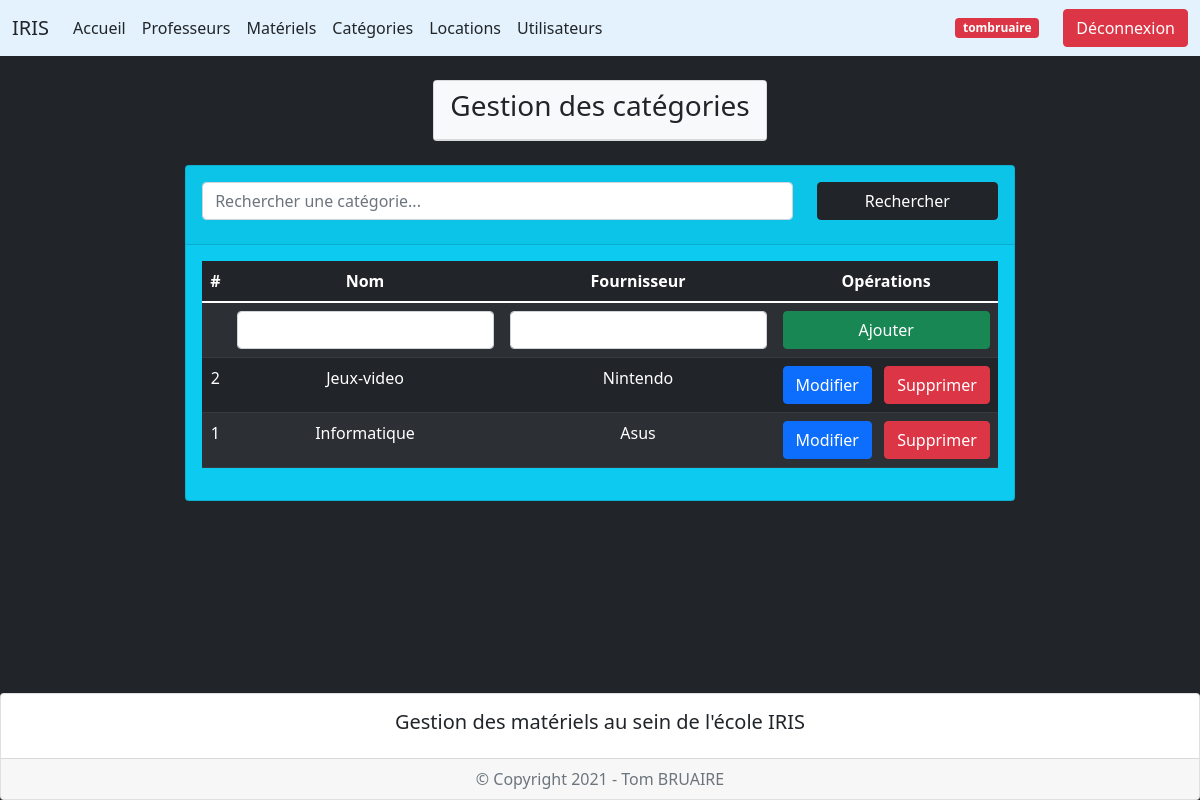
/index.php?page=3 (signed in), run on the app's committed database.
### tables this page shows
create table categories (
    idcategorie int(3) not null auto_increment,
    libellecategorie varchar(50),
    fournisseurcategorie varchar(50),
    primary key (idcategorie)
);

### controleur/config_db.php (called while the page is built)
<?php
$server = "localhost";
$bdd = "iris";
$user = "root";
$mdp = "";
?>

### controleur/controleur.class.php (called while the page is built, shortened)
<?php
require_once("modele/modele.class.php");
class Controleur {
    private $unModele;
    public function __construct($server, $bdd, $user, $mdp) {
        $this->unModele = new Modele($server, $bdd, $user, $mdp);
    }
    public function setTable($uneTable) {
        $this->unModele->setTable($uneTable);
    }
    public function selectAll($chaine = "*", $orderby) {
        return $this->unModele->selectAll($chaine, $orderby);
    }
}
?>

### vue/vue_categories.php (the view, shortened to what this page needs)
<div class="container mt-4 mb-5">
    <div class="row d-flex justify-content-center">
        <div class="col-auto">
            <div class="card bg-info">
                <div class="card-header">
                    <form method="post" action="" class="mt-2">
                        <div class="row mb-3">
                            <div class="col-9">
                                    <input type="search" name="mot" id="mot" placeholder="Rechercher une catégorie..." class="form-control">
                            </div>
                            <div class="col-3">
                                <button type="submit" name="Rechercher" class="btn btn-dark w-100">Rechercher</button>
                            </div>
                        </div>
                    </form>
                </div>
                <div class="card-body">
                    <div class="table-responsive">
                        <table class="table table-dark table-striped text-center">
                            <thead>
                                <tr>
                                    <th scope="col">#</th>
                                    <th scope="col">Nom</th>
                                    <th scope="col">Fournisseur</th>
                                    <?php if (isset($_SESSION['lvl']) && $_SESSION['lvl'] == 2) { ?>
                                    <th scole="col">Opérations</th>
                                    <?php } ?>
                                </tr>
                            </thead>
                            <tbody>
                                 <?php if (isset($_SESSION['lvl']) && $_SESSION['lvl'] == 2) { ?>
                                    <form method="post" action="">
                                        <tr>
                                            <td></td>
                                            <td><input type="text" name="libellecategorie" id="libelle" class="form-control" value="<?= ($laCategorie != null ? $laCategorie['libellecategorie'] : null); ?>"></td>
                                            <td><input type="text" name="fournisseurcategorie" id="fournisseur" class="form-control" value="<?= ($laCategorie != null ? $laCategorie['fournisseurcategorie'] : null); ?>"></td>
                                            <td>
                                                <button type="submit" <?= ($laCategorie != null ? 'name="subeditcategorie"' : 'name="subaddcategorie"'); ?> class="btn <?= ($laCategorie != null ? 'btn-primary' : 'btn-success w-100'); ?>"><?= ($laCategorie != null ? "Modifier" : "Ajouter"); ?></button>
                                            </td>
                                        </tr>
                                    </form>
                                 <?php } ?>
                            <?php foreach ($lesCategories as $uneCategorie) { ?>
                                <tr>
                                    <td><?= $uneCategorie['idcategorie']; ?></td>
                                    <td><?= $uneCategorie['libellecategorie']; ?></td>
                                    <td><?= $uneCategorie['fournisseurcategorie']; ?></td>
                                    <?php if (isset($_SESSION['lvl']) && $_SESSION['lvl'] == 2) { ?>
                                    <td>
                                        <a href="index.php?page=3&action=edit&idcategorie=<?= $uneCategorie['idcategorie']; ?>" class="btn btn-primary me-2">Modifier</a>
                                        <a href="index.php?page=3&action=sup&idcategorie=<?= $uneCategorie['idcategorie']; ?>" onclick="return(confirm('Voulez-vous vraiment supprimer cette catégorie ?'));" class="btn btn-danger">Supprimer</a>
                                    </td>
                                    <?php } ?>
                                </tr>
                            <?php } ?>
                            </tbody>
                        </table>
                    </div>
                </div>
            </div>
        </div>
    </div>
</div>

### data on the page
categories: idcategorie "2", libellecategorie "Jeux-video", fournisseurcategorie "Nintendo"
categories: idcategorie "1", libellecategorie "Informatique", fournisseurcategorie "Asus"

### other printed values
$_SESSION['pseudouser'] "tombruaire"
$text "Gestion des catégories"
